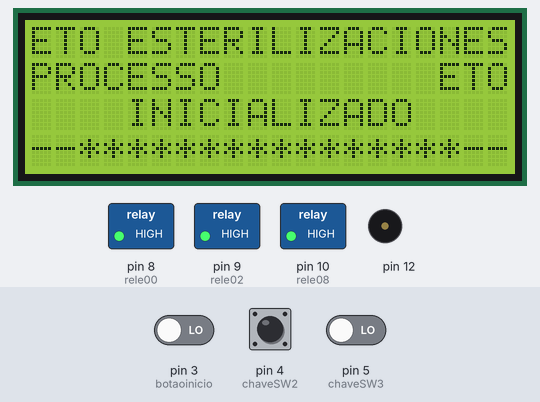
Simulated run of this sketch. Board: Arduino Uno, built with avr-gcc and run on an emulated ATmega328P. Parts: 20×4 character LCD, switched loads named in the sketch (green lamp = pin HIGH), buzzer (waves = sounding). The inputs (shaded band) are chosen by the test bench; at power-on: pin 3 (botaoinicio) LOW, pin 5 (chaveSW3) LOW, pin 4 (chaveSW2) LOW.

Above: at 2.2 s.
At 35.6 s:
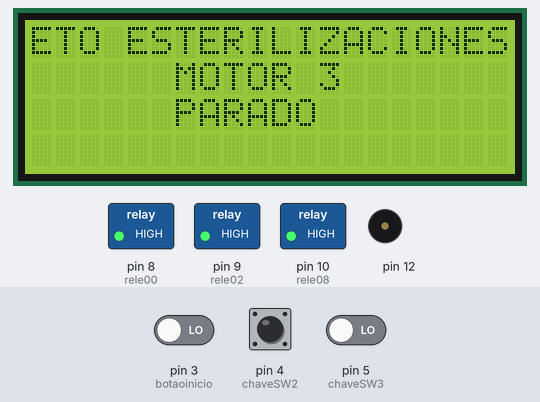
35.7 s: pin 3 (botaoinicio) driven HIGH and pin 5 (chaveSW3) driven HIGH
At 38.1 s:
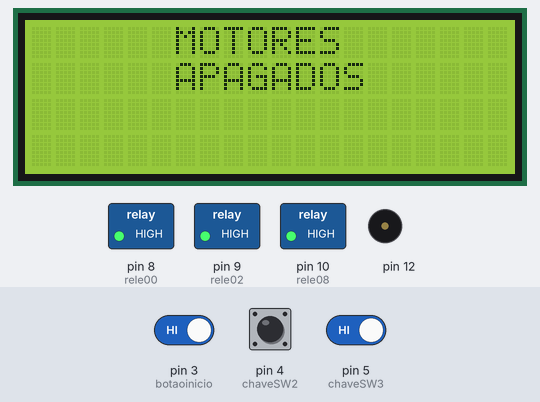
At 44.2 s:
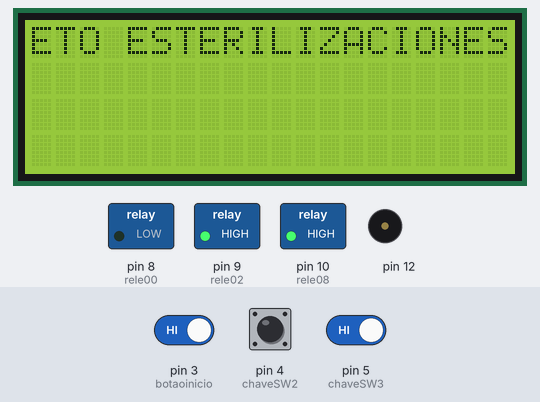
51.0 s: pin 5 (chaveSW3) driven LOW
60.2 s: pin 5 (chaveSW3) driven HIGH
61.7 s: pin 3 (botaoinicio) driven LOW
Timing chart, 0 to 64.2 s (numbered marks = the images above; inputs shaded):
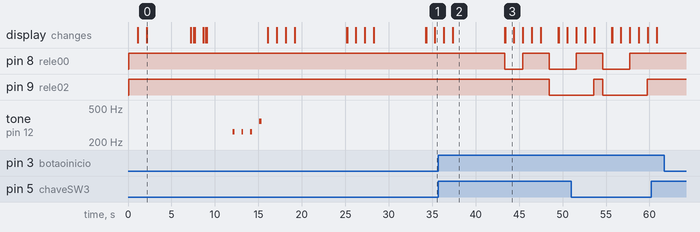

The sketch:

teste_dois_botoes_MOTORES_TESTE_CHAVEAMENTO.ino
```cpp
#include <Wire.h>
#include <LiquidCrystal_I2C.h>
// Inicializa o display no endereco 0x3F
LiquidCrystal_I2C lcd(0x3F,2,1,0,4,5,6,7,3, POSITIVE);


int botaoinicio = 3; // define pino 9 como entrada botao liga
int chaveSW2 = 4; // define botao 8 como botao desliga
int chaveSW3 = 5;
#define rele00 8 // rele motor 3
#define rele02 9 // rele motor 3
#define rele08 10 // rele acionamento motor 3 e motor 4

int estadorele00 = 1;
int estadorele02 = 1;
int estadorele08 = 1;
int i; // CONTAGEM

void setup() {
 Serial.begin(9600);
 lcd.begin (20,4);

pinMode (botaoinicio, INPUT); // define como entrada
pinMode (chaveSW2, INPUT); // define como entrada
pinMode (chaveSW3, INPUT); // define como entrada
pinMode (rele00, OUTPUT); // define como saida
pinMode (rele02, OUTPUT); // define como saida
pinMode (rele08, OUTPUT); // define como saida


digitalWrite(rele00, estadorele00);
digitalWrite(rele02, estadorele02);
digitalWrite(rele08, estadorele08);

 lcd.setBacklight(HIGH);
  lcd.setCursor(0,0);
  lcd.print("ETO ESTERILIZACIONES");
  delay(1000);
  lcd.setCursor(0,1);
  lcd.print("PROCESSO         ETO");
  delay(1000);
  lcd.setCursor(0,2);
  lcd.print("    INICIALIZADO    ");
  lcd.setCursor(0,3);
  lcd.print("--****************--");
  delay(5000);
  delay(100);

  //Faz o efeito de deslocamento para esquerda
  for (i =0; i <20; i++){
  lcd.scrollDisplayLeft();
  delay(20);   }
  delay(1000);
  //Faz o efeito de deslocamento para esquerda
  for (i =0; i <20; i++){
  lcd.scrollDisplayLeft();
  delay(20);   }
  delay(3000);

// RUÍDO DE INICIO
    tone(12,262,200); //DO
    delay(1000);
    tone(12,262,200); //DO
    delay(1000);
    tone(12,262,200); //DO
    delay(1000);
    tone(12,349,300); //FA
    delay(1000);
}

void loop() {

int valorInicio = digitalRead (botaoinicio);// le o valor de botao
int valorSW2 = digitalRead (chaveSW2); // le o valor de botao1
int valorSW3 = digitalRead (chaveSW3); // le o valor de botao2

if (valorInicio == HIGH) {// Testa o estado dos botoes

digitalWrite (rele00,LOW); // envia a saida para nivel baixo

  lcd.clear();
  lcd.setBacklight(HIGH);
  lcd.setCursor(0,0);
  lcd.print("ETO ESTERILIZACIONES");
  delay(1000);
  lcd.setCursor(6,1);
  lcd.print("MOTOR 3");
  lcd.setCursor(6,2);
  lcd.print("EN MARCHA");
  delay(1000);

}  if (valorInicio = !valorInicio);{
  digitalWrite (rele00,HIGH); // envia a saida para nivel baixo
    lcd.clear();
  lcd.setBacklight(HIGH);
  lcd.setCursor(0,0);
  lcd.print("ETO ESTERILIZACIONES");
  delay(1000);
  lcd.setCursor(6,1);
  lcd.print("MOTOR 3");
  lcd.setCursor(6,2);
  lcd.print("PARADO");
  delay(1000);

}

if (valorSW2 == HIGH) {// Testa o estado dos botoes

digitalWrite (rele02,LOW); // envia a saida para nivel baixo

  lcd.clear();
  lcd.setBacklight(HIGH);
  lcd.setCursor(0,0);
  lcd.print("ETO ESTERILIZACIONES");
  delay(1000);
  lcd.setCursor(6,1);
  lcd.print("MOTOR 4");
  lcd.setCursor(6,2);
  lcd.print("EN MARCHA");

}else{
  digitalWrite (rele02,HIGH); // envia a saida para nivel baixo

    lcd.clear();
  lcd.setBacklight(HIGH);
  lcd.setCursor(0,0);
  lcd.print("ETO ESTERILIZACIONES");
  delay(1000);
  lcd.setCursor(6,1);
  lcd.print("MOTOR 4");
  lcd.setCursor(6,2);
  lcd.print("PARADO");
}

if (valorSW3 == HIGH) { // Testa saida dos botoes
digitalWrite (rele00,LOW); // envia a saida para nivel baixo
digitalWrite (rele02,LOW); // envia a saida para nivel baixo

  lcd.clear();
  lcd.setBacklight(HIGH);
  lcd.setCursor(0,0);
  lcd.print("ETO ESTERILIZACIONES");
  delay(1000);
  lcd.setCursor(3,1);
  lcd.print("MOTORES 3 E 4");
  lcd.setCursor(6,2);
  lcd.print("EN MARCHA");
}
else{
  digitalWrite (rele00,HIGH); // envia a saida para nivel baixo
  digitalWrite (rele02,HIGH); // envia a saida para nivel baixo

   lcd.clear();
  lcd.setBacklight(HIGH);
  lcd.setCursor(6,0);
  lcd.print("MOTORES");
  lcd.setCursor(6,1);
  lcd.print("APAGADOS");
  delay(6000);
  lcd.clear();
}


}
```

Measured:
- after the input at 35.7 s, pin 8 (rele00): HIGH → LOW after 7.7 s, → HIGH 2.0 s later, → LOW 3.1 s later; pin 9 (rele02): HIGH → LOW after 12.8 s
- after the input at 61.7 s, every drawn part: stays the same
- what the display in image 0 shows lasts 5.1 s, from 2.1 s to 7.2 s
- what the display in image 2 shows lasts 6.0 s, from 37.4 s to 43.4 s
- what the display in image 3 shows lasts 1.0 s, from 43.4 s to 44.4 s
